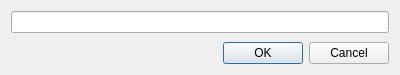
<?xml version="1.0" encoding="UTF-8"?>
<ui version="4.0">
 <class>FindDialog</class>
 <widget class="QDialog" name="FindDialog">
  <property name="geometry">
   <rect>
    <x>0</x>
    <y>0</y>
    <width>400</width>
    <height>75</height>
   </rect>
  </property>
  <property name="windowTitle">
   <string>Find</string>
  </property>
  <layout class="QVBoxLayout" name="verticalLayout">
   <item>
    <widget class="QLineEdit" name="lineEdit"/>
   </item>
   <item>
    <spacer name="verticalSpacer">
     <property name="orientation">
      <enum>Qt::Vertical</enum>
     </property>
     <property name="sizeHint" stdset="0">
      <size>
       <width>20</width>
       <height>1</height>
      </size>
     </property>
    </spacer>
   </item>
   <item>
    <layout class="QHBoxLayout" name="horizontalLayout">
     <item>
      <spacer name="horizontalSpacer">
       <property name="orientation">
        <enum>Qt::Horizontal</enum>
       </property>
       <property name="sizeHint" stdset="0">
        <size>
         <width>40</width>
         <height>20</height>
        </size>
       </property>
      </spacer>
     </item>
     <item>
      <widget class="QPushButton" name="pushButton">
       <property name="enabled">
        <bool>true</bool>
       </property>
       <property name="text">
        <string>OK</string>
       </property>
      </widget>
     </item>
     <item>
      <widget class="QPushButton" name="pushButton_2">
       <property name="text">
        <string>Cancel</string>
       </property>
      </widget>
     </item>
    </layout>
   </item>
  </layout>
 </widget>
 <resources/>
 <connections>
  <connection>
   <sender>pushButton</sender>
   <signal>clicked()</signal>
   <receiver>FindDialog</receiver>
   <slot>accept()</slot>
   <hints>
    <hint type="sourcelabel">
     <x>245</x>
     <y>46</y>
    </hint>
    <hint type="destinationlabel">
     <x>222</x>
     <y>49</y>
    </hint>
   </hints>
  </connection>
  <connection>
   <sender>pushButton_2</sender>
   <signal>clicked()</signal>
   <receiver>FindDialog</receiver>
   <slot>reject()</slot>
   <hints>
    <hint type="sourcelabel">
     <x>377</x>
     <y>53</y>
    </hint>
    <hint type="destinationlabel">
     <x>394</x>
     <y>55</y>
    </hint>
   </hints>
  </connection>
 </connections>
</ui>
